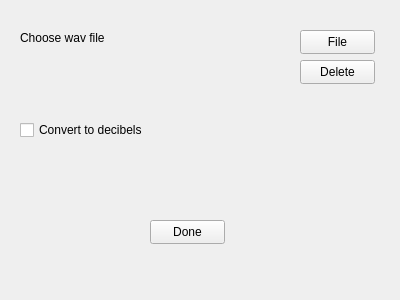
<?xml version="1.0" encoding="UTF-8"?>
<ui version="4.0">
 <class>melSpectrogramConfigWindow</class>
 <widget class="QWidget" name="melSpectrogramConfigWindow">
  <property name="geometry">
   <rect>
    <x>0</x>
    <y>0</y>
    <width>400</width>
    <height>300</height>
   </rect>
  </property>
  <property name="windowTitle">
   <string>Mel-spectrogram config</string>
  </property>
  <widget class="QCheckBox" name="convertToDecibelsCheckBox">
   <property name="geometry">
    <rect>
     <x>20</x>
     <y>120</y>
     <width>131</width>
     <height>20</height>
    </rect>
   </property>
   <property name="text">
    <string>Convert to decibels</string>
   </property>
  </widget>
  <widget class="QLabel" name="fileNameLabel">
   <property name="geometry">
    <rect>
     <x>20</x>
     <y>30</y>
     <width>261</width>
     <height>16</height>
    </rect>
   </property>
   <property name="text">
    <string>Choose wav file</string>
   </property>
  </widget>
  <widget class="QPushButton" name="chooseFilePushBtn">
   <property name="geometry">
    <rect>
     <x>300</x>
     <y>30</y>
     <width>75</width>
     <height>24</height>
    </rect>
   </property>
   <property name="text">
    <string>File</string>
   </property>
  </widget>
  <widget class="QPushButton" name="deleteFilePushBtn">
   <property name="geometry">
    <rect>
     <x>300</x>
     <y>60</y>
     <width>75</width>
     <height>24</height>
    </rect>
   </property>
   <property name="text">
    <string>Delete</string>
   </property>
  </widget>
  <widget class="QPushButton" name="configDonePushBtn">
   <property name="geometry">
    <rect>
     <x>150</x>
     <y>220</y>
     <width>75</width>
     <height>24</height>
    </rect>
   </property>
   <property name="text">
    <string>Done</string>
   </property>
  </widget>
 </widget>
 <resources/>
 <connections/>
</ui>
